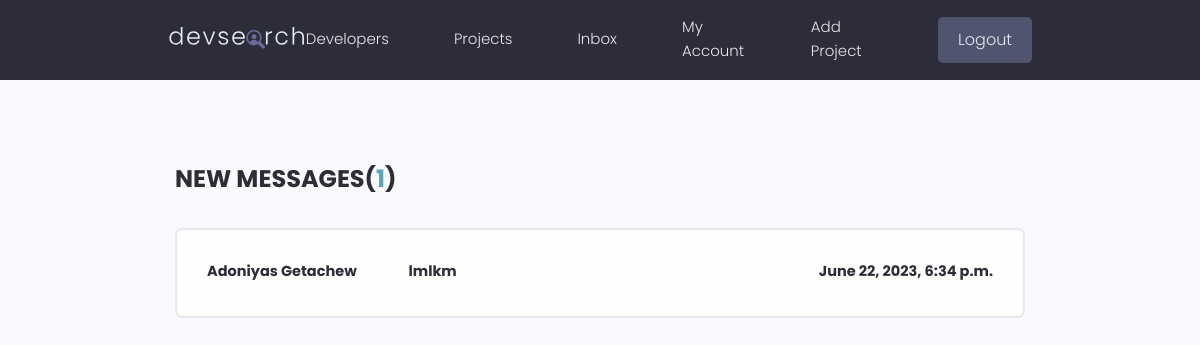
/inbox (signed in), run on an earlier commit of the app's database.
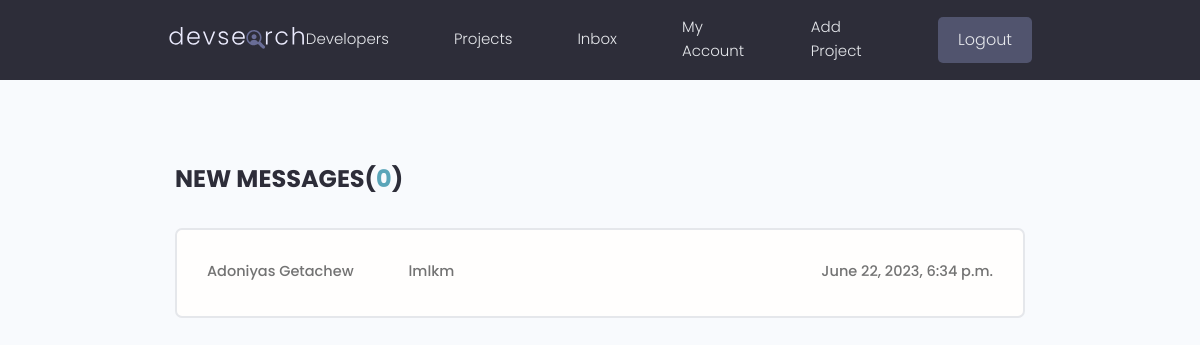
And on a later commit of the database.
### users/models.py (models this page shows, shortened)
class Message(models.Model):
    id = models.UUIDField(default=uuid4, primary_key=True, editable=False )
    sender = models.ForeignKey(Profile, on_delete= models.SET_NULL, null = True,  blank=True)
    recipiebt = models.ForeignKey(Profile, on_delete= models.SET_NULL, null = True,  blank=True, related_name="messages")
    name = models.CharField(max_length=200, null=True, blank=True)
    email = models.CharField(max_length=200, null=True, blank=True)
    subject = models.CharField(max_length=200, null=True, blank=True)
    body = models.TextField()
    is_read = models.BooleanField(default=False, null= True)
    created_at = models.DateTimeField(auto_now_add=True)
    class Meta:
        ordering = ['is_read', '-created_at']

### users/views.py (the view)
# urls.py: path("inbox", views.inbox, name='inbox'),
@login_required(login_url="login")
def inbox(request):
    profile = request.user.profile
    messageRequests = profile.messages.all()
    unreadCount = messageRequests.filter(is_read=False).count()
    context ={"messageRequests":messageRequests, "unreadCount":unreadCount}
    return render(request, 'users/inbox.html', context)

### users/templates/users/inbox.html
{% extends 'base.html' %}
{% block content %}
<main class="inbox my-xl">
    <div class="content-box">
      <h3 class="inbox__title">New Messages(<span>{{unreadCount}}</span>)</h3>
      <ul class="messages">
        {% for message in messageRequests %}
        {% if message.is_read == False %}
        <li class="message message--unread">
          <a href="{% url 'message' message.id %}">
            <span class="message__author">{{message.name}}</span>
            <span class="message__subject">{{message.subject}}</span>
            <span class="message__date">{{message.created_at}}</span>
          </a>
        </li>
        {% else %}
        <li class="message">
          <a href="{% url 'message' message.id %}">
            <span class="message__author">{{message.name}}</span>
            <span class="message__subject">{{message.subject}}</span>
            <span class="message__date">{{message.created_at}}</span>
          </a>
        </li>
        {% endif %}
        {% endfor %}
      </ul>
    </div>
  </main>
{% endblock %}

What changed in the data, as far as the page shows it:
changed Message "Adoniyas Getachew": is_read False → True (drawn)
Also different on the page:
{{ unreadCount }}: "1" → "0"
